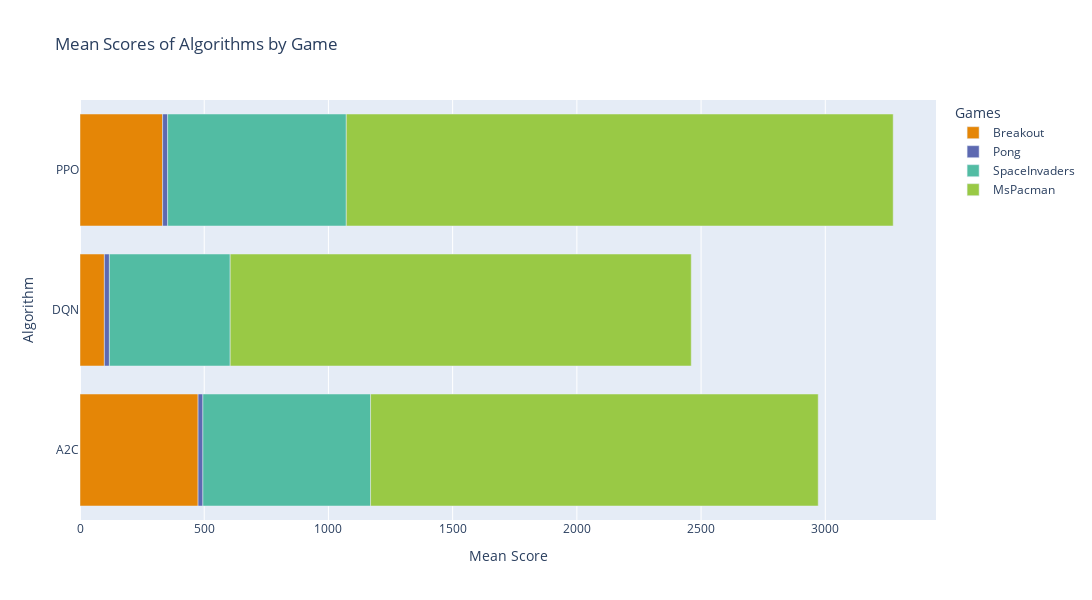

Notebook code cell kept with this figure:
### Code cell
fig = px.bar(games_breakdown,
             y=games_breakdown.index,
             x=games_breakdown.columns,
             labels={'variable':'Games', 'algo':'Algorithm', 'value':'Mean Score'},
             color_discrete_sequence=px.colors.qualitative.Vivid, 
             width=1600,
             height=600,
             title="Mean Scores of Algorithms by Game")
fig.show()

### Figure 1 — Plotly figure (JSON) as saved in the notebook; plotly's stock layout.template omitted (floating-point values rounded to 4 significant figures)
{"data": [{"alignmentgroup": "True", "hovertemplate": "Games=Breakout<br>Mean Score=%{x}<br>Algorithm=%{y}<extra></extra>", "legendgroup": "Breakout", "marker": {"color": "rgb(229, 134, 6)", "pattern": {"shape": ""}}, "name": "Breakout", "offsetgroup": "Breakout", "orientation": "h", "showlegend": true, "textposition": "auto", "type": "bar", "x": [475.3, 98.19, 332.5], "xaxis": "x", "y": ["A2C", "DQN", "PPO"], "yaxis": "y"}, {"alignmentgroup": "True", "hovertemplate": "Games=Pong<br>Mean Score=%{x}<br>Algorithm=%{y}<extra></extra>", "legendgroup": "Pong", "marker": {"color": "rgb(93, 105, 177)", "pattern": {"shape": ""}}, "name": "Pong", "offsetgroup": "Pong", "orientation": "h", "showlegend": true, "textposition": "auto", "type": "bar", "x": [19.38, 20.2, 20.29], "xaxis": "x", "y": ["A2C", "DQN", "PPO"], "yaxis": "y"}, {"alignmentgroup": "True", "hovertemplate": "Games=SpaceInvaders<br>Mean Score=%{x}<br>Algorithm=%{y}<extra></extra>", "legendgroup": "SpaceInvaders", "marker": {"color": "rgb(82, 188, 163)", "pattern": {"shape": ""}}, "name": "SpaceInvaders", "offsetgroup": "SpaceInvaders", "orientation": "h", "showlegend": true, "textposition": "auto", "type": "bar", "x": [674.9, 486.1, 719.1], "xaxis": "x", "y": ["A2C", "DQN", "PPO"], "yaxis": "y"}, {"alignmentgroup": "True", "hovertemplate": "Games=MsPacman<br>Mean Score=%{x}<br>Algorithm=%{y}<extra></extra>", "legendgroup": "MsPacman", "marker": {"color": "rgb(153, 201, 69)", "pattern": {"shape": ""}}, "name": "MsPacman", "offsetgroup": "MsPacman", "orientation": "h", "showlegend": true, "textposition": "auto", "type": "bar", "x": [1802.0, 1856.0, 2201.0], "xaxis": "x", "y": ["A2C", "DQN", "PPO"], "yaxis": "y"}], "layout": {"barmode": "relative", "height": 600, "legend": {"title": {"text": "Games"}, "tracegroupgap": 0}, "title": {"text": "Mean Scores of Algorithms by Game"}, "width": 1600, "xaxis": {"anchor": "y", "domain": [0, 1], "title": {"text": "Mean Score"}}, "yaxis": {"anchor": "x", "domain": [0, 1], "title": {"text": "Algorithm"}}}}
